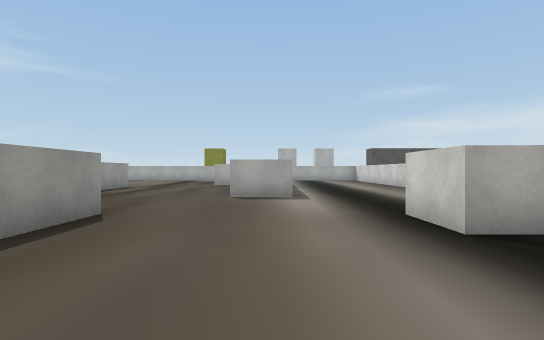
view 1 (above)

24 first-person views from a walk through a Unity game level. The camera is 1.3 m above the floor, looks level and sees 80° across. The floor is counted in squares, 2 m on a side. Each view is taken from the middle of a square. On the plan, view 1 faces up. The plan holds only what a view shows up to about 10 squares ahead; the rest is blank. The place goes on beyond the plan. The player character is not drawn. Some surface patterns are stand-ins.

view 2
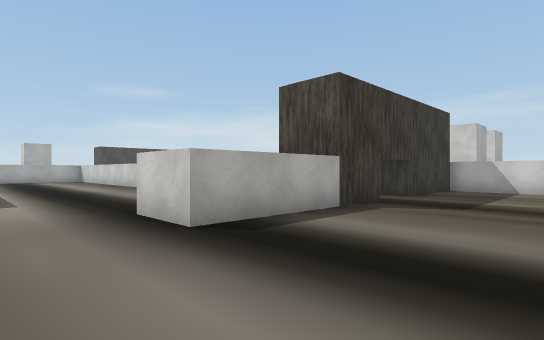

view 3
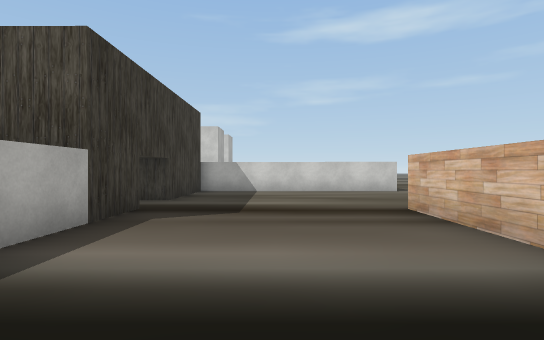

view 4
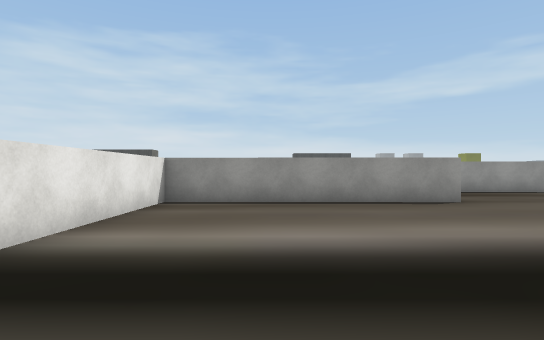

view 5
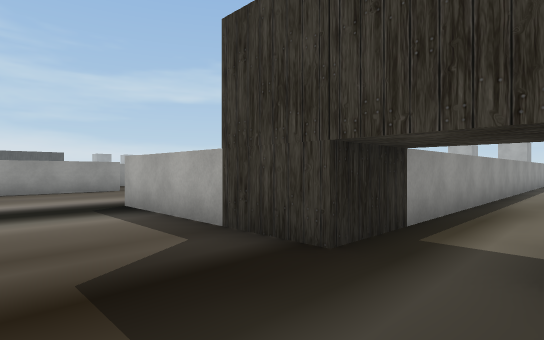

view 6
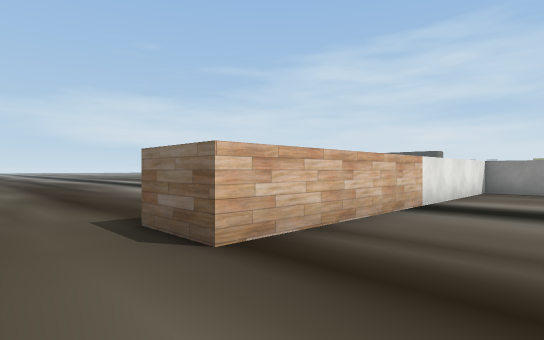

view 7
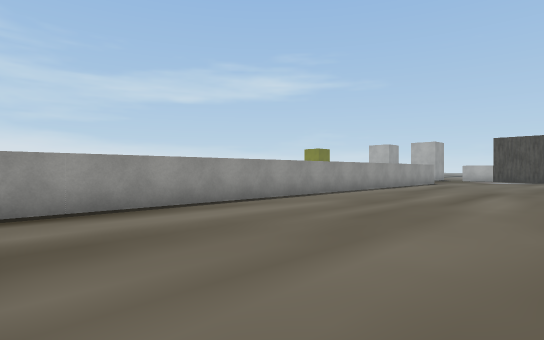

view 8
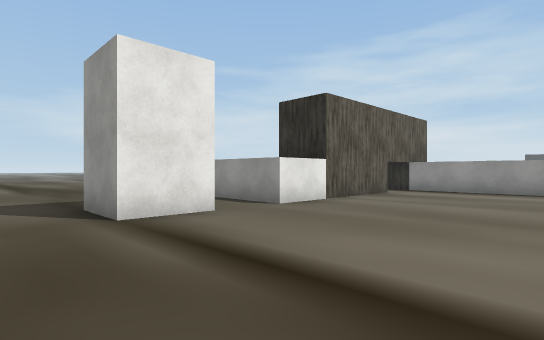

view 9
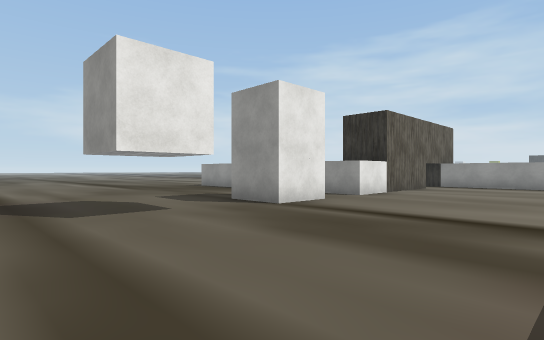

view 10
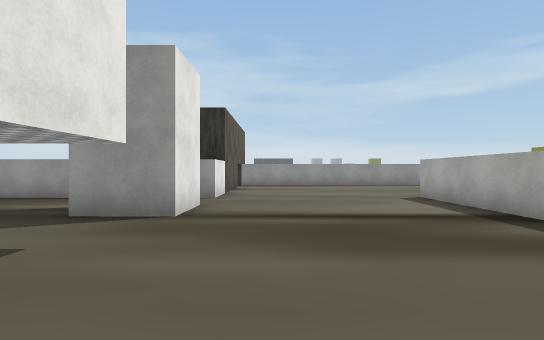

view 11
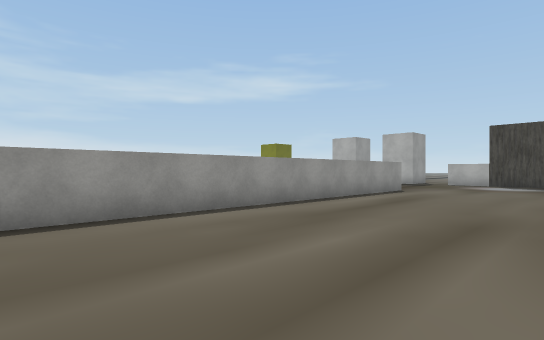

view 12
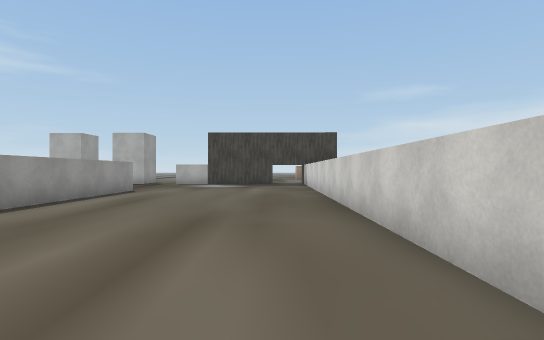

view 13
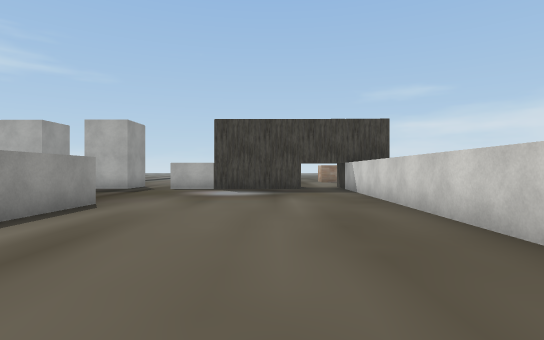

view 14
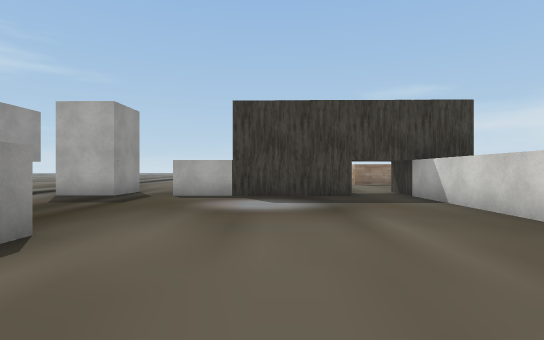

view 15
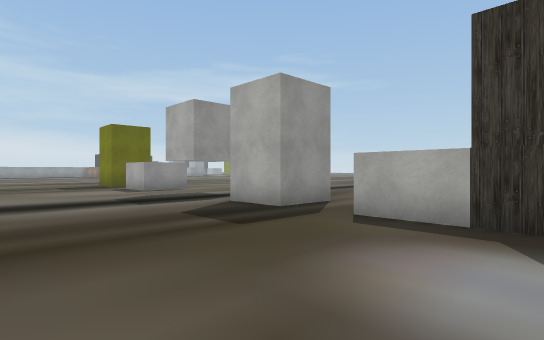

view 16
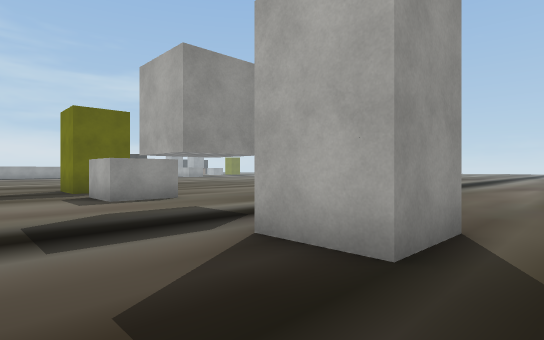

view 17
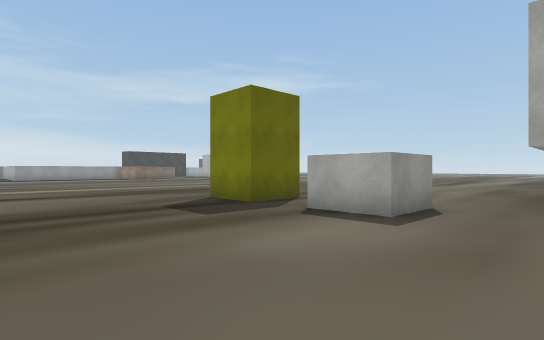

view 18
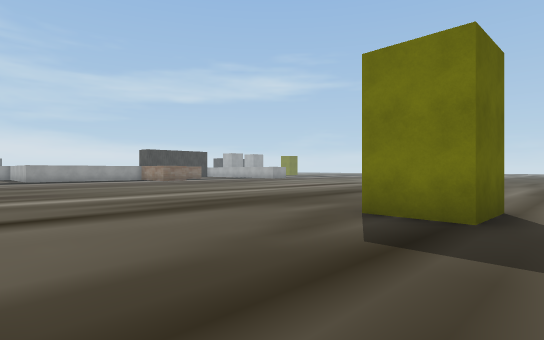

view 19
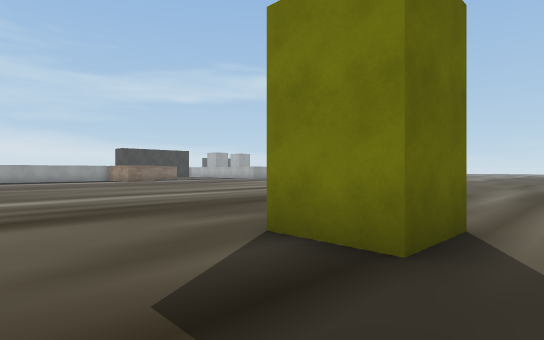

view 20
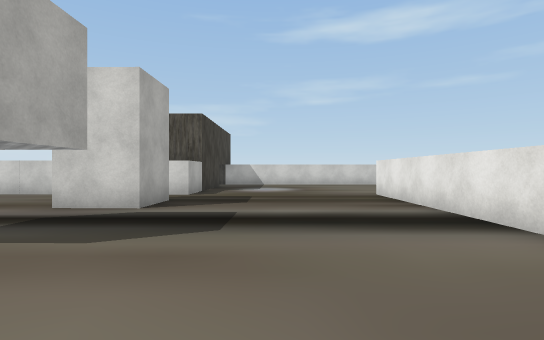

view 21
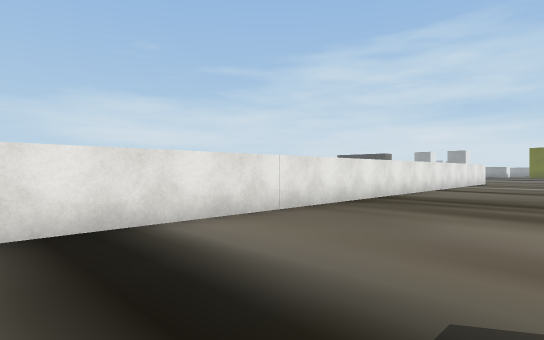

view 22
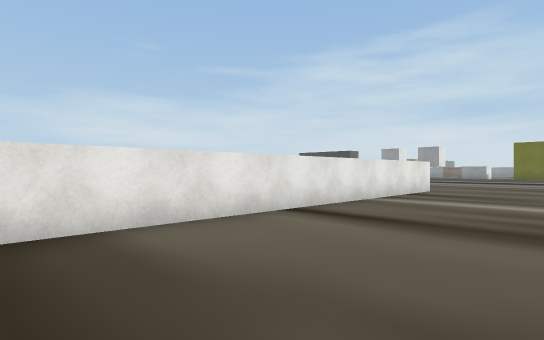

view 23
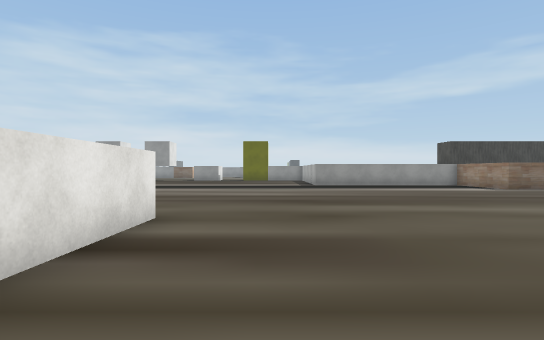

view 24
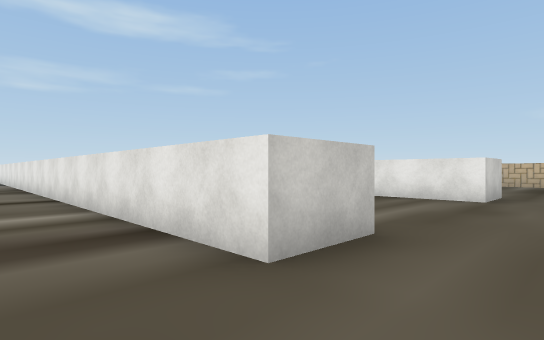

### Floor plan
Points are (right, up) in squares from view 1. A wall is a line through its corners. A room is listed if a view was taken in it or the views show most of it. See-through windows are left out.
Room 1 (views 1, 2, 3, 4, 5, 6)
walls: (6.5, 4.4) (6.5, 3.2) (2, 3.3) (2, 4.8); (0.6, 7.8) (-1, 7.8); (-2.5, 4.8) (-2.6, -1.2) (6.4, -1.3) (6.4, -2.9); (10.9, -2.9) (11, 3.2) (8, 3.2) (8, 4)
ways out: opening at (-1, 6.8) to room 2; opening at (7, 3.5) to room 2
Room 2 (views 7, 8, 9, 10, 11, 12, 13, 14, 15, 16, 17, 18, 19, 20, 21, 22, 23, 24)
walls: (-5.5, 9) (-5.5, 6.5); (-14.5, 13.9) (-14.4, 15.4) (-12, 15.4); (-14.4, 19.8) (-14.4, 21.4) (6.6, 21.2) (6.5, 4.4); (-4, 28) (-4, 26.4) (-5.6, 26.4); (-1, 27.9) (-1, 26.3) (-2.6, 26.4); (8, 4.7) (12.5, 4.7) (12.4, -0.4); (12.2, 12.4) (12.5, 25.5); (5, 27.8) (5, 26.2) (3.5, 26.3) (3.5, 27.8); (6.6, 29.8) (6.6, 30.5); (11.1, 26.1) (6.5, 26.2) (6.5, 26.8); (13.9, 4.7) (15.5, 4.7) (15.4, 3); (15.9, 9.5) (12.1, 9.6)
ways out: opening at (-1, 6.8) to room 1; opening at (7, 3.5) to room 1; opening at (-4.5, 29.5); opening at (-3, 27.5); opening at (-1.5, 29.5); opening at (12, 26.5)

Where each view was taken, in squares from view 1:
view 1: 0 up, 0 right, facing up
view 2: 0 up, 0 right, facing up-right
view 3: 1 up, 1 right, facing right
view 4: 1 up, 4 right, facing left
view 5: 1 up, 8 right, facing up-left
view 6: 1 up, 8 right, facing down-left
view 7: 5 up, 12 right, facing up-left
view 8: 9 up, 17 right, facing down-left
view 9: 9 up, 20 right, facing down-left
view 10: 6 up, 20 right, facing left
view 11: 11 up, 11 right, facing up-left
view 12: 11 up, 11 right, facing up
view 13: 15 up, 10 right, facing up
view 14: 18 up, 9 right, facing up
view 15: 22 up, 9 right, facing up-left
view 16: 24 up, 6 right, facing up-left
view 17: 22 up, 1 right, facing up-left
view 18: 22 up, 3 left, facing up-left
view 19: 24 up, 3 left, facing up-left
view 20: 24 up, 2 left, facing right
view 21: 25 up, 3 right, facing down-left
view 22: 25 up, 4 left, facing down-left
view 23: 23 up, 10 left, facing left
view 24: 23 up, 16 left, facing down-right
